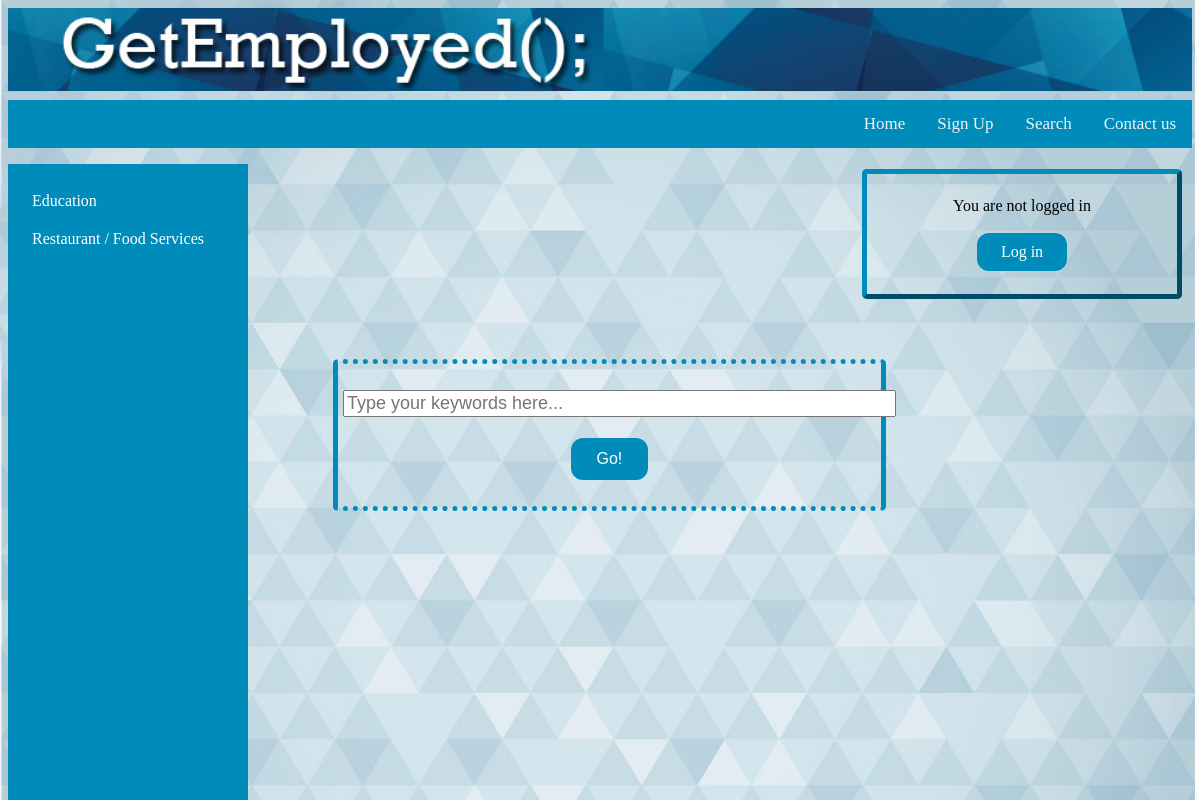
The app's page /pages/search.php?industry=Facials, older data.
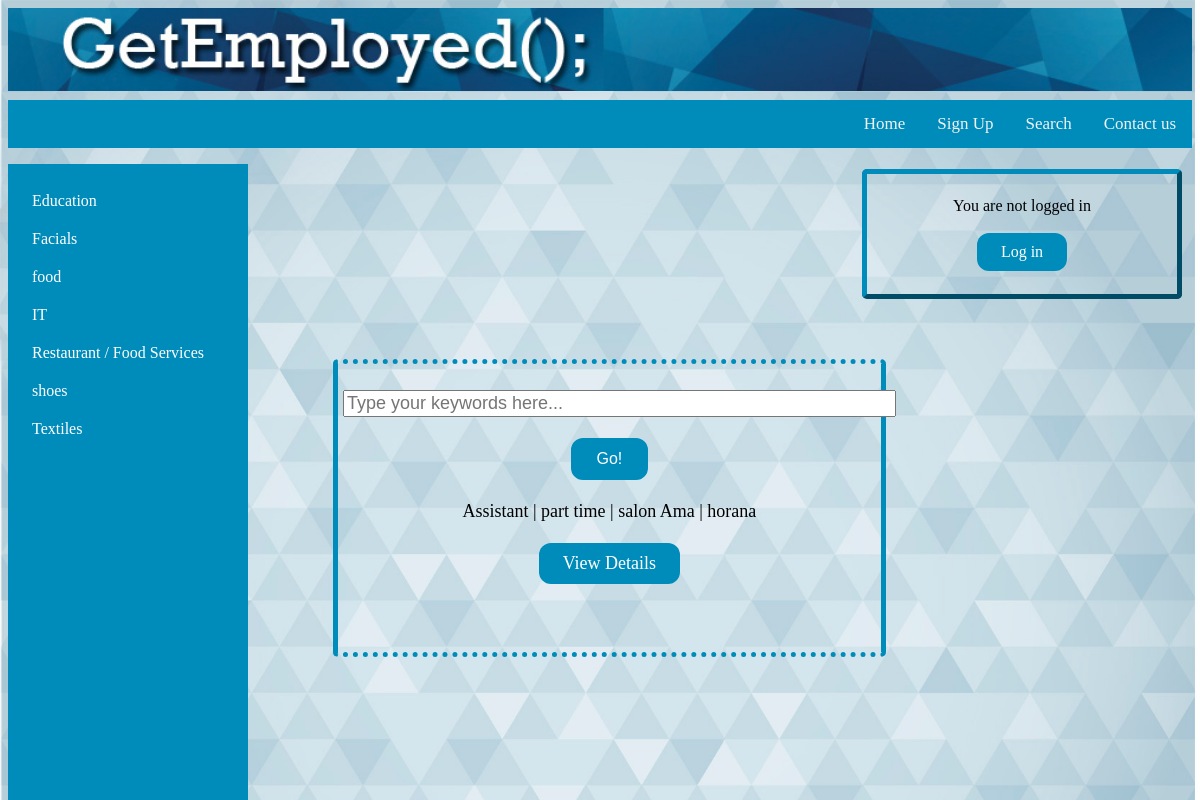
The same page, newer data.
### tables this page shows
CREATE TABLE IF NOT EXISTS `jobs` (
  `Job_ID` int(10) NOT NULL,
  `Employer_ID` varchar(50) NOT NULL,
  `Company_Name` varchar(30) NOT NULL,
  `Company_Type` varchar(30) NOT NULL,
  `Industry` varchar(30) NOT NULL,
  `Job_Title` varchar(30) NOT NULL,
  `Contract_Type` varchar(15) NOT NULL,
  `City` varchar(30) NOT NULL,
  `Description` text NOT NULL,
  `Language_Skills` varchar(100) NOT NULL,
  `Professional_Skills` varchar(100) NOT NULL
);

### pages/search.php (the view, shortened to what this page needs)
<!DOCTYPE html>
<html lang="en">
<head>
    <link rel="stylesheet" type="text/css" href="../css/style.css">
</head>
<body>
	<img  src="../img/sitename.jpg" style="width:100%">
	<ul class="topnav" style="hover:
    background-color: #ffffff;
    color: #008CBA">
        <li><a href="contact.php">Contact us</a></li>
        <li><a href="search.php">Search</a></li>
        <li><a href="role.php">Sign Up</a></li>
        <li><a href="../index.php">Home</a></li>
    </ul>
    <div id='login'>
    <?php
	require_once('connection.php');
	if(isset($_SESSION['email'])) {
		$email = $_SESSION['email'];
		$sql = "SELECT first_name, last_name FROM employer WHERE email='$email'";
	    $result = $connection->query($sql);
	    if($result->num_rows < 1) {
	    	$sql = "SELECT first_name, last_name FROM jobseeker WHERE email='$email'";
	    	$result = $connection->query($sql);
	    }
	    $row = $result->fetch_assoc();
	    echo "Logged in as ";
	    foreach ($row as $key => $value) {
	    	echo "<b>" . $value . " </b>";
	    }
		echo "<br/><br/><form><input type='submit' name='logout' value='Logout' class='button'></form><br/>";
	    if (isset($_GET['logout'])){
	    	header('Location:../index.php?logout=true');
	    }
	} else {
		echo "<br><center>You are not logged in <br/><br/> <a href='../index.php'>Log in</a></center><br/>";
	}
?>
   </div>
 <ul class="left" >
    	<?php
    		$sql = "SELECT DISTINCT industry FROM jobs ORDER BY industry ASC";
	    	$result = $connection->query($sql);
	    	$row = $result->fetch_row();
	    	while($row != NULL){
			    foreach($row as $key => $value) {
			    	echo "</br><a href='search.php?industry=$value'>$value</a>";
			    }
			    $row = $result->fetch_row();
			}
		?>
</ul>
<div id='search'>
	<form name='search' method='get'></br/>
	<input type="text" name="keywords" placeholder="Type your keywords here..." size='50' style="font-size: 18px;"><br/><br/>
	<input type="submit" name="submit" class="button" value="Go!"><br/><br/>
	</form>
<?php
    	if(isset($_GET['industry'])){
    		$industry = $_GET['industry'];
    		$sql = "SELECT job_id, job_title, contract_type, company_name, city FROM jobs WHERE industry='$industry'";
    		$result = $connection->query($sql);
	    	$row = $result->fetch_row();
	    	while($row != NULL) {
			    foreach($row as $key => $value) {
			    	if ($key == 0) {
			    		$job_id = $value;
			    		continue;
			    	}
			    	if($key ==4) {
			    		echo $value . "<br/><br/>";
			    		echo "<a href='view.php?job_id=$job_id'>View Details</a><br/><br/><br/><br/>";
			    	} else {
			    		echo $value . " | ";
			    	}
			    }
		    	$row = $result->fetch_row();
		    }
    	}
    ?>
</div>
</body>
</html>

Row changes from the older to the newer data that the page shows:
added jobs: Job_Title "Assistant", Contract_Type "part time", Company_Name "salon Ama", City "horana"
Text that changed along with them:
list line gone: "Restaurant / Food Services"
new list line: "Facials"
new list line: "food"
new list line: "IT"
new list line: "Restaurant / Food Services"
new list line: "shoes"
new list line: "Textiles"
new list line: "| | | View Details"
